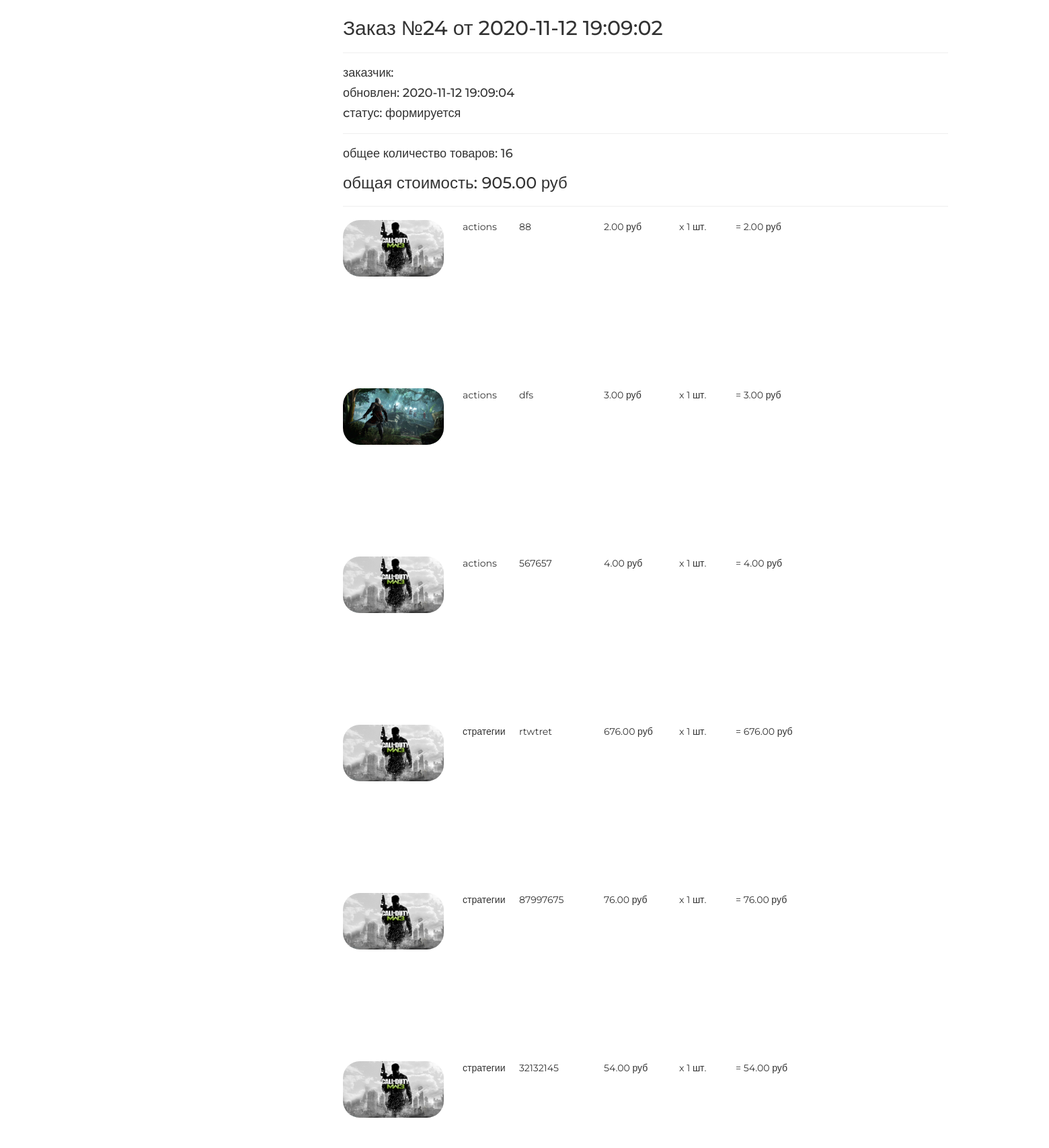
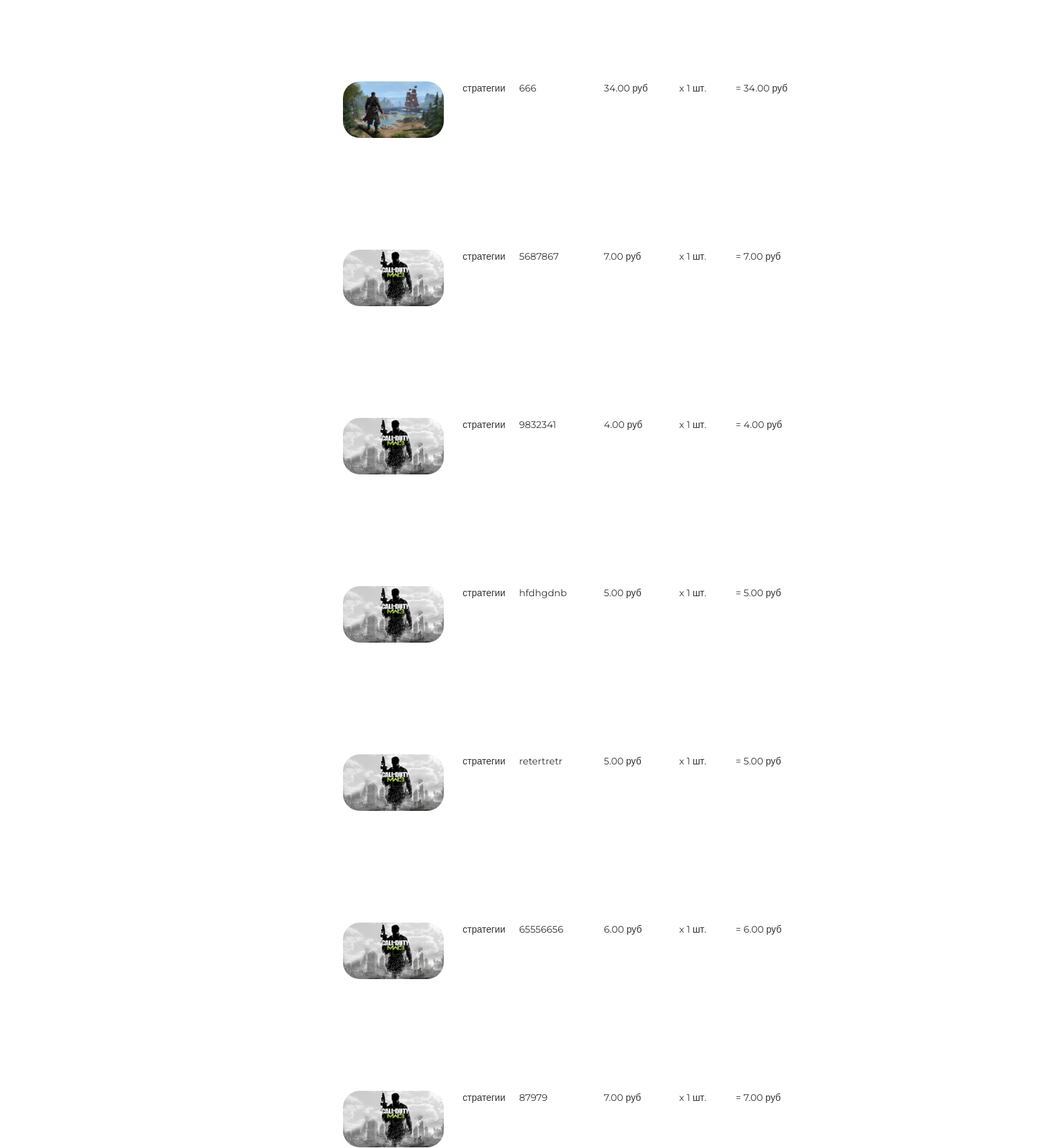
/order/read/24/ (upper part), run on the app's committed database (2 pictures, top to bottom).
### ordersapp/models.py (models this page shows, shortened)
class Order(models.Model):
    FORMING = 'FM'
    SENT_TO_PROCEED = 'STP'
    PROCEEDED = 'PRD'
    PAID = 'PD'
    READY = 'RDY'
    CANCEL = 'CNC'
    ORDER_STATUS_CHOICES = (
        (FORMING, 'формируется'),
        (SENT_TO_PROCEED, 'отправлен в обработку'),
        (PAID, 'оплачен'),
        (PROCEEDED, 'обрабатывается'),
        (READY, 'готов к выдаче'),
        (CANCEL, 'отменен'),
    )
    user = models.ForeignKey(settings.AUTH_USER_MODEL, on_delete=models.CASCADE)
    created = models.DateTimeField(verbose_name='создан', auto_now_add=True)
    updated = models.DateTimeField(verbose_name='обновлен', auto_now=True)
    status = models.CharField(verbose_name='статус', max_length=3, choices=ORDER_STATUS_CHOICES,  default=FORMING)
    is_active = models.BooleanField(verbose_name='активен', default=True)
    class Meta:
        ordering = ('-created',)
        verbose_name = 'заказ'
        verbose_name_plural = 'заказы'
    def __init__(self, *args, **kwargs):
        super().__init__(*args, **kwargs)
        self.orderitems.set = None
    def get_total_quantity(self):
        items = self.orderitems.select_related()
        return sum(list(map(lambda x: x.quantity, items)))
    def get_total_cost(self):
        items = self.orderitems.select_related()
        return sum(list(map(lambda x: x.quantity * x.product.price, items)))

class OrderItem(models.Model):
    order = models.ForeignKey(Order, related_name="orderitems", on_delete=models.CASCADE)
    product = models.ForeignKey(Product, verbose_name='продукт', on_delete=models.CASCADE)
    quantity = models.PositiveIntegerField(verbose_name='количество', default=0)
    def get_product_cost(self):
        return self.product.price * self.quantity

### mainapp/models.py (models this page shows, shortened)
class Product(models.Model):
    category = models.ForeignKey(ProductCategory, on_delete=models.CASCADE)
    name = models.CharField(max_length=200, verbose_name="имя продукта")
    image = models.ImageField(upload_to="product_images", blank=True)
    short_desc = models.CharField(max_length=120, verbose_name="краткое описание продукта", blank=True)
    descriotion = models.TextField(verbose_name="описание продукта", blank=True)
    price = models.DecimalField(max_digits=8, decimal_places=2, default=0, verbose_name="цена")
    quantity = models.PositiveIntegerField(verbose_name='количество на складе', default=0)
    is_active = models.BooleanField(verbose_name='активна', default=True)

class ProductCategory(models.Model):
    name = models.CharField(max_length=60, verbose_name="имя", unique=True)
    descriotion = models.TextField(verbose_name="описание", blank=True)
    is_active = models.BooleanField(verbose_name='активна', default=True)

### ordersapp/views.py (the view)
# urls.py: path('read/<pk>/', ordersapp.OrderRead.as_view(), name='order_read'),
class OrderRead(DetailView):
    model = Order
    def get_context_data(self, **kwargs):
       context = super(OrderRead, self).get_context_data(**kwargs)
       context['title'] = 'заказ/просмотр'
       return context

### adminapp/templatetags/my_tags.py (called while the page is built)
def media_folder_products(string):
    if not string:
        string = 'product_images/default.jpg'
    return f'{settings.MEDIA_URL}{string}'

### mainapp/context_processors.py (called while the page is built)
def basket(request):
   print(f'context processor basket works')
   basket = []
   if request.user.is_authenticated:
       basket = Basket.objects.filter(user=request.user)
   return {
       'basket': basket,
   }

### ordersapp/templates/ordersapp/order_detail.html (shortened to what this page needs)
{% extends "ordersapp/base.html" %}
{% load static %}
{% load my_tags %}
{% block content %}
   {% include 'ordersapp/includes/inc_order_summary.html' %}
   <div class="basket_list">
       {% for item in object.orderitems.select_related %}
           <div class="basket_record">
               <img src="{{ item.product.image|media_folder_products }}"
                    alt="{{ item.product.short_desc }}">
               <span class="category_name">
                   {{ item.product.category.name }}
               </span>
               <span class="product_name">{{ item.product.name }}</span>
               <span class="product_price">
                   {{ item.product.price }}&nbspруб
               </span>
               <span class="product_quantitiy">
                   x {{ item.quantity }} шт.
               </span>
               <span class="product_cost">
                    = {{ item.get_product_cost }}&nbspруб
               </span>
           </div>
       {% endfor %}
   </div>
{% endblock %}

### ordersapp/templates/ordersapp/includes/inc_order_summary.html (shortened to what this page needs)
{% if object %}
   <div class="h2">Заказ №{{ object.pk }} от {{ object.created|date:"Y-m-d H:i:s" }}</div>
   <hr>
   <div class="h4">заказчик: {{ user.last_name }} {{ user.first_name }} </div>
   <div class="h4">обновлен: {{ object.updated|date:"Y-m-d H:i:s" }}</div>
   <div class="h4">cтатус: {{ object.get_status_display }}</div>
   <hr>
   <div class="h4">
       общее количество товаров: <span class="order_total_quantity">{{ object.get_total_quantity }}</span>
   </div>
   <div class="h3">
       общая стоимость: <span class="order_total_cost">{{ object.get_total_cost }}</span> руб
   </div>
{% endif %}
<hr>

### static/css/style.css (style rules this page uses)
* { margin: 0; padding: 0; }
body { width:1920px; margin: 0 auto; }

### static/css/style_geek2.css (style rules this page uses)
* { margin: 0; padding: 0; }
.order_container img { display: block; float: left; width: 150px; border-radius: 25px; }
body { font-family: 'Montserrat', sans-serif; }
html, body { height: 100%; }
.basket_list span.category_name { margin-left: 2em; width: 5em; position: relative; display: block; float: left; }
.basket_list span.product_name { margin-left: 1em; width: 8em; position: relative; display: block; float: left; }
.basket_list span.product_price { margin-left: 1em; width: 7em; position: relative; display: block; float: left; }
.basket_list span.product_quantitiy { margin-left: 1em; width: 5em; position: relative; display: block; float: left; }
.basket_list span.product_cost { margin-left: 1em; width: 10em; position: relative; display: block; float: left; }
.basket_list .basket_record { position: relative; display: block; height: 170px; float: none; height: 250px; }

### data on the page
Order: pk "24", created "2020-11-12 19:09:02", updated "2020-11-12 19:09:04", status "формируется", get_total_quantity "16", get_total_cost "905.00"
OrderItem: product.category.name "actions", product.name "88", product.price "2.00", quantity "1", get_product_cost "2.00"
OrderItem: product.image|media_folder_products (picture), product.category.name "actions", product.name "dfs", product.price "3.00", quantity "1", get_product_cost "3.00"
OrderItem: product.category.name "actions", product.name "567657", product.price "4.00", quantity "1", get_product_cost "4.00"
OrderItem: product.category.name "стратегии", product.name "rtwtret", product.price "676.00", quantity "1", get_product_cost "676.00"
OrderItem: product.category.name "стратегии", product.name "87997675", product.price "76.00", quantity "1", get_product_cost "76.00"
OrderItem: product.category.name "стратегии", product.name "32132145", product.price "54.00", quantity "1", get_product_cost "54.00"
OrderItem: product.image|media_folder_products (picture), product.category.name "стратегии", product.name "666", product.price "34.00", quantity "1", get_product_cost "34.00"
OrderItem: product.category.name "стратегии", product.name "5687867", product.price "7.00", quantity "1", get_product_cost "7.00"
OrderItem: product.category.name "стратегии", product.name "9832341", product.price "4.00", quantity "1", get_product_cost "4.00"
OrderItem: product.category.name "стратегии", product.name "hfdhgdnb", product.price "5.00", quantity "1", get_product_cost "5.00"
OrderItem: product.category.name "стратегии", product.name "retertretr", product.price "5.00", quantity "1", get_product_cost "5.00"
OrderItem: product.category.name "стратегии", product.name "65556656", product.price "6.00", quantity "1", get_product_cost "6.00"
OrderItem: product.category.name "стратегии", product.name "87979", product.price "7.00", quantity "1", get_product_cost "7.00"
